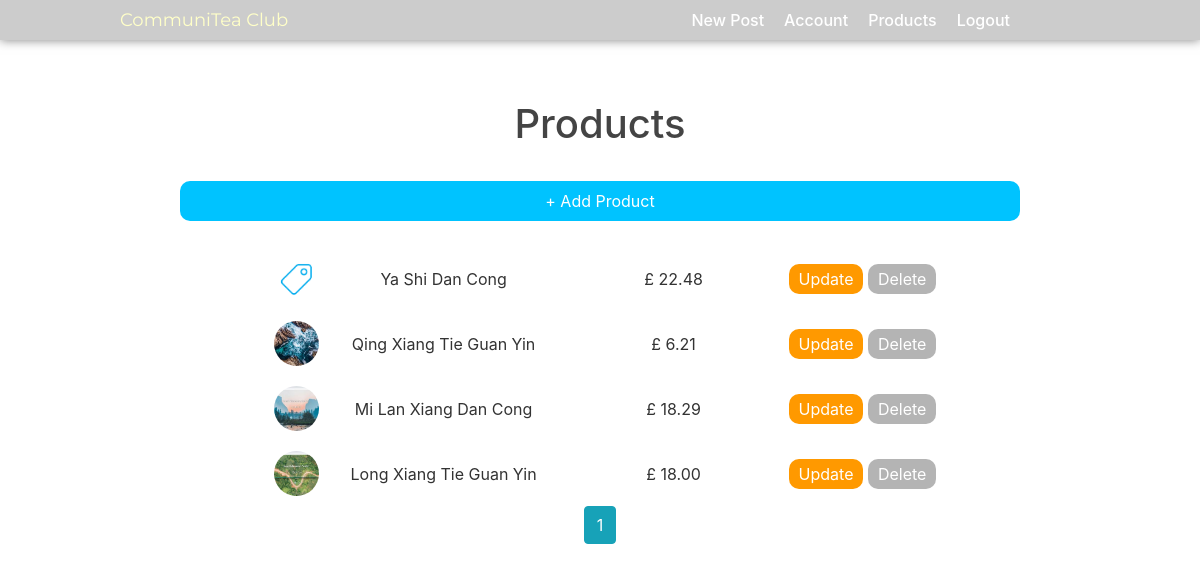
/all_products (signed in), run on the app's committed database.
### cmsdash/models.py (models this page shows, shortened)
class Product(db.Model):
    id = db.Column(db.Integer, primary_key=True)
    name = db.Column(db.String(120), nullable=False)
    price = db.Column(db.Integer, nullable=False)
    in_stock = db.Column(db.Boolean, nullable=False, default=True)
    description = db.Column(db.Text, nullable=False)
    main_image = db.Column(db.String(20), nullable=False, default='default.png')
    weight = db.Column(db.Integer, nullable=True)

### cmsdash/products/routes.py (the view)
@products.route('/all_products', methods=['GET', 'POST'])
@login_required
def all_products():
    page = request.args.get('page', 1, type=int)
    products = Product.query.order_by(Product.name.desc()).paginate(page=page, per_page=5)
    return render_template('product_dash.html', products=products)

### cmsdash/models.py (called while the page is built)
@login_manager.user_loader
def load_user(user_id):
    return User.query.get(int(user_id))

### cmsdash/templates/product_dash.html (shortened to what this page needs)
{% extends "layout.html" %}
{% block content %}
    <div class="title-div">
        <h1>Products</h1>
        <a href="{{  url_for('products.new_product') }}"><button class="product-btn">+ Add Product</button></a>
    </div>
    {% for product in products.items %}
        <div class="product-container">
            <img class="article-img" src="{{ url_for('static', filename='productpics/'+product.main_image) }}">
            <p>{{product.name}}</p>
            <p>£ {{'%0.2f'|format(product.price|float)}}</p>
            <div>
                <a class="update-btn" href="{{ url_for('products.update_product', product_id=product.id) }}">Update</a>
                <button type="button" class="delete-btn" data-toggle="modal" data-target="#deleteModal-{{product.id}}">Delete</button>
            </div>
        </div>
    {% endfor %}
    <div class="pagination">
    {% for page_num in products.iter_pages(left_edge=1, right_edge=1, left_current=1, right_current=2) %}
        {% if page_num %}
            {% if products.page == page_num %}
                <a class="btn btn-info mb-4" href="{{url_for('main.home', page=page_num)}}">{{page_num}}</a>
            {% else %}
                <a class="btn btn-outline-info mb-4" href="{{url_for('main.home', page=page_num)}}">{{page_num}}</a>
            {% endif %}
        {% else %}
            ...
        {% endif %}
    {% endfor %}
    </div>
{% endblock content %}

### cmsdash/static/main.css (style rules this page uses)
html { height:100%; }
body { background: white !important; color: #333333; height:500px;; }
h1, h2, h3, h4, h5, h6 { color: #444444; }
.article-img { height: 45px; width: 45px; margin: 10px; object-fit: cover; border-radius:100px; }
.product-container { display:flex; align-content:center; align-items:center; justify-content: space-between; text-align:center; margin:0px 0%; }
.product-container p { margin:0px 15px; width:200px; }
.product-btn { background-color:#00c3ff; padding:8px 15px; color:white; text-decoration:none; border-radius:10px; border:none; margin:25px 0px; }
.pagination { width:100%; justify-content:center; }
.title-div { width:100%; text-align:center; justify-content:center; }
.title-div a button { width:100%; }
.update-btn { padding:5px 10px; background-color:#f90; color:white; text-decoration:none; border-radius:10px; }
.delete-btn { padding:3px 10px; background-color:rgb(180,180,180); color:white; text-decoration:none; border-radius:10px; border:none; }

### data on the page
Product: main_image (placeholder picture), name "Ya Shi Dan Cong", price "22.48"
Product: main_image (picture), name "Qing Xiang Tie Guan Yin", price "6.21"
Product: main_image (picture), name "Mi Lan Xiang Dan Cong", price "18.29"
Product: main_image (picture), name "Long Xiang Tie Guan Yin", price "18.00"

### other printed values
{{ page_num }} "1"
